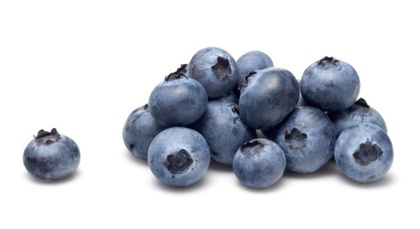
%> input picture frutas/arandanos.jpg, 420 x 229 px, shrunk from 696 x 380 before the run
$ octave main.m   (GNU Octave 9; MATLAB toolbox functions it lacks are replaced by stand-ins)
%> lines starting %> are read from the running program, lines starting %| are printed output that depends on the picture; in (x1, y1, x2, y2) boxes, pixels count from 0 and x2, y2 are one past the last pixel; in counts of white or black regions, pixels touching at a corner belong together; the program's own positions count from 1
### HLSconvVECTOR.m
%% La he hecho para que devuelva como salida el vector hh

function salida = HLSconvVECTOR(IN)
R = IN(:,:,1);

G = IN(:,:,2);

B = IN(:,:,3);

[filas, cols, canales]=size(IN);

Rnorm = normaliza(R);

Gnorm = normaliza(G);

Bnorm = normaliza(B);


for ind=1:filas

  for jnd=1:cols

   [h, l, s] = rgb2hls(Rnorm(ind, jnd), Gnorm(ind, jnd), Bnorm(ind, jnd)); %Completar la funcion rgb2hls

   H(ind, jnd) = h;

   L(ind, jnd) = l;

   S(ind, jnd) = s;

  endfor

endfor


H = round( H ); H( H == 360 ) = 0; H = H(:);

hh = zeros( 360, 1 );

for i = 0 : 359

 hh( i + 1 ) = sum( H == i );

end

salida = hh;

endfunction

### normaliza.m
function normal = normaliza(IN)

  normal = single( IN ) / 255;


end

### queFrutaEs.m
%%%%%%%%%%%%%%%%%%%%%%%%%%%%%%%%%%%%%%%%%%%%%%%%%%%%%%%%%%%%%%%%%%%%%%%%%%%%%%%%%%%%%%%%%%%%%%%%%%%%%%%%%%%%%%%%%%%%%%%%%%%%
%% Función para obtener qué tipo o tipos de fruta están presentes en una imagen                                           %%
%%                                                                                                                        %%
%% Entrada: hh=histograma de la imagen IN (con valores HLS), IN=imagen a tratar                                           %%
%% Salida: imprime por pantalla el tipo de fruta y sus características (color, longitud del perímetro, y tamaño del área) %%
%%%%%%%%%%%%%%%%%%%%%%%%%%%%%%%%%%%%%%%%%%%%%%%%%%%%%%%%%%%%%%%%%%%%%%%%%%%%%%%%%%%%%%%%%%%%%%%%%%%%%%%%%%%%%%%%%%%%%%%%%%%%

function queFrutaEs(hh,IN)

  % Inicializamos las variables para clasificar los píxeles del histograma
  pixelesParaFresa = 0;
  pixelesParaNaranja = 0;
  pixelesParaCereza = 0;
  pixelesParaPlatano = 0;
  pixelesParaSandia = 0;
  pixelesParaLima = 0;
  pixelesParaArandanos = 0;

  pixelesRojoClaro = 0;
  pixelesNaranjas = 0;
  pixelesAmarillos = 0;
  pixelesVerdes = 0;
  pixelesCyan = 0;
  pixelesAzulOscuro = 0;
  pixelesRosas = 0;
  pixelesRojoOscuro = 0;

  % Recorremos todos los píxeles del histograma y obtenemos su total (suma) ademas de clasificarlos
  suma = 0;
  for i = 0:359
    suma = suma + hh(i+1);   %Sumamos todos los pixeles a color

    if ((i >= 96) && (i <= 134)) || ((i >= 65) && (i <= 78))  %Ajustamos por un rango lo que consideramos una fruta concreta
      pixelesParaSandia = pixelesParaSandia + hh(i+1);        %Y sumamos los pixeles incluidos en este rango
    elseif (i >= 79) && (i <= 95)
      pixelesParaLima = pixelesParaLima + hh(i+1);
    elseif (i >= 0) && (i <= 15)
      pixelesParaFresa = pixelesParaFresa + hh(i+1);
    elseif (i >= 29) && (i <= 38)
      pixelesParaNaranja = pixelesParaNaranja + hh(i+1);
    elseif (i >= 39) && (i <= 64)
      pixelesParaPlatano = pixelesParaPlatano + hh(i+1);
    elseif (i >= 214) && (i <= 228)
      pixelesParaArandanos = pixelesParaArandanos + hh(i+1);
    elseif (i >= 345) && (i <= 357)
      pixelesParaCereza = pixelesParaCereza + hh(i+1);
    endif

    if (i >= 0) && (i <= 15)                        %Tambien estamos incluyendo un sumatorio para los colores según un rango
      pixelesRojoClaro = pixelesRojoClaro + hh(i+1);
    elseif (i >= 16) && (i <= 38)
      pixelesNaranjas = pixelesNaranjas + hh(i+1);
    elseif (i >= 39) && (i <= 65)
      pixelesAmarillos = pixelesAmarillos + hh(i+1);
    elseif (i >= 66) && (i <= 150)
      pixelesVerdes = pixelesVerdes + hh(i+1);
    elseif (i >= 151) && (i <= 210)
      pixelesCyan = pixelesCyan + hh(i+1);
    elseif (i >= 211) && (i <= 250)
      pixelesAzulOscuro = pixelesAzulOscuro + hh(i+1);
    elseif (i >= 251) && (i <= 330)
      pixelesRosas = pixelesRosas + hh(i+1);
    elseif (i >= 331) && (i <= 359)
      pixelesRojoOscuro = pixelesRojoOscuro + hh(i+1);
    endif

  endfor

  % Obtenemos el porcentaje de cada color para determinar el color o colores mas presentes
  porcentajeColorRojoClaro = (pixelesRojoClaro/suma)*100;
  porcentajeColorNaranja = (pixelesNaranjas/suma)*100;
  porcentajeColorAmarillo = (pixelesAmarillos/suma)*100;
  porcentajeColorVerde = (pixelesVerdes/suma)*100;
  porcentajeColorCyan = (pixelesCyan/suma)*100;
  porcentajeColorAzulOscuro = (pixelesAzulOscuro/suma)*100;
  porcentajeColorRosa = (pixelesRosas/suma)*100;
  porcentajeColorRojoOscuro = (pixelesRojoOscuro/suma)*100;
  colorFinal = 'Mezcla de frutas';
  %Se inicializa el color final en este flag, si no se clasifica el color, diremos que es una mezcla de frutas

  % Comprobamos los valores de los porcentajes de color y en función de ellos, asignamos un color ('Mezcla de frutas' en caso contrario)
  if ((porcentajeColorRojoClaro >= 40) && (porcentajeColorNaranja < 10)
    && (porcentajeColorAmarillo < 10) && (porcentajeColorVerde < 16) && (porcentajeColorCyan < 10)
    && (porcentajeColorAzulOscuro < 5) && (porcentajeColorRojoOscuro < 16) && (porcentajeColorRosa < 10))
    colorFinal = 'Rojo claro';    %Asignamos el color de la fruta segun los rangos
  elseif ((porcentajeColorRojoClaro < 5) && (porcentajeColorNaranja >= 60)
    && (porcentajeColorAmarillo < 17) && (porcentajeColorVerde < 23) && (porcentajeColorCyan < 5)
    && (porcentajeColorAzulOscuro < 5) && (porcentajeColorRojoOscuro < 5) && (porcentajeColorRosa < 5))
    colorFinal = 'Naranja';
  elseif ((porcentajeColorRojoClaro < 5) && (porcentajeColorNaranja < 40)
    && (porcentajeColorAmarillo >=52) && (porcentajeColorVerde < 5) && (porcentajeColorCyan < 5)
    && (porcentajeColorAzulOscuro < 5) && (porcentajeColorRojoOscuro < 5) && (porcentajeColorRosa < 5))
    colorFinal = 'Amarillo';
  elseif ((porcentajeColorRojoClaro < 5) && (porcentajeColorNaranja < 5)
    && (porcentajeColorAmarillo < 10) && (porcentajeColorVerde >= 40) && (porcentajeColorCyan < 5)
    && (porcentajeColorAzulOscuro < 5) && (porcentajeColorRojoOscuro < 5) && (porcentajeColorRosa < 5))
    colorFinal = 'Verde';
  elseif ((porcentajeColorRojoClaro < 5) && (porcentajeColorNaranja < 5)
    && (porcentajeColorAmarillo < 5) && (porcentajeColorVerde < 5) && (porcentajeColorCyan >= 60)
    && (porcentajeColorAzulOscuro < 5) && (porcentajeColorRojoOscuro < 5) && (porcentajeColorRosa < 5))
    colorFinal = 'Cyan';
  elseif ((porcentajeColorRojoClaro < 5) && (porcentajeColorNaranja < 5)
    && (porcentajeColorAmarillo < 5) && (porcentajeColorVerde < 5) && (porcentajeColorCyan < 5)
    && (porcentajeColorAzulOscuro >= 80) && (porcentajeColorRojoOscuro < 5) && (porcentajeColorRosa < 10))
    colorFinal = 'Azul oscuro';
  elseif ((porcentajeColorRojoClaro < 5) && (porcentajeColorNaranja < 5)
    && (porcentajeColorAmarillo < 5) && (porcentajeColorVerde < 5) && (porcentajeColorCyan < 5)
    && (porcentajeColorAzulOscuro < 5) && (porcentajeColorRojoOscuro < 5) && (porcentajeColorRosa >= 60))
    colorFinal = 'Rosa';
  elseif ((porcentajeColorRojoClaro < 10) && (porcentajeColorNaranja < 5)
    && (porcentajeColorAmarillo < 10) && (porcentajeColorVerde < 20) && (porcentajeColorCyan < 5)
    && (porcentajeColorAzulOscuro < 7) && (porcentajeColorRojoOscuro >= 50) && (porcentajeColorRosa < 17))
    colorFinal = 'Rojo oscuro';
  endif

  % Obtenemos el porcentaje de pixeles relevantes de cada fruta para determinar el tipo o tipos presentes
  porcentajeFresa = (pixelesParaFresa/suma)*100;
  porcentajeNaranja = (pixelesParaNaranja/suma)*100;
  porcentajeCereza = (pixelesParaCereza/suma)*100;
  porcentajePlatano = (pixelesParaPlatano/suma)*100;
  porcentajeSandia = (pixelesParaSandia/suma)*100;
  porcentajeLima = (pixelesParaLima/suma)*100;
  porcentajeArandanos = (pixelesParaArandanos/suma)*100;
  frutaFinal = '';

  % Comprobamos si el color determinado es el correspondiente a una mezcla de frutas o no
  if(strcmp(colorFinal,'Mezcla de frutas') == 0) % Si colorFinal NO es mezcla de frutas, comprobamos los porcentajes y asignamos un color
    if ((porcentajeFresa < 5) && (porcentajeNaranja < 5) && (porcentajeCereza < 5) && (porcentajePlatano < 5)
      && (porcentajeSandia < 5) && (porcentajeLima < 5) && (porcentajeArandanos >= 65))
      frutaFinal = 'Arandanos';
    elseif ((porcentajeFresa < 15) && (porcentajeNaranja < 5) && (porcentajeCereza >= 35) && (porcentajePlatano < 5)
      && (porcentajeSandia < 15) && (porcentajeLima < 7) && (porcentajeArandanos < 5))
      frutaFinal = 'Cereza';
    elseif ((porcentajeFresa >= 45) && (porcentajeNaranja < 7) && (porcentajeCereza < 10) && (porcentajePlatano < 5)
      && (porcentajeSandia < 15) && (porcentajeLima < 10) && (porcentajeArandanos < 5))
      frutaFinal = 'Fresas';
    elseif ((porcentajeFresa < 5) && (porcentajeNaranja < 5) && (porcentajeCereza < 5) && (porcentajePlatano < 5)
      && (porcentajeSandia < 20) && (porcentajeLima >= 75) && (porcentajeArandanos < 5))
      frutaFinal = 'Lima';
    elseif ((porcentajeFresa < 5) && (porcentajeNaranja >= 47) && (porcentajeCereza < 5) && (porcentajePlatano < 15)
      && (porcentajeSandia < 20) && (porcentajeLima < 10) && (porcentajeArandanos < 5))
      frutaFinal = 'Naranja';
    elseif ((porcentajeFresa < 5) && (porcentajeNaranja < 30) && (porcentajeCereza < 5) && (porcentajePlatano >= 50)
      && (porcentajeSandia < 5) && (porcentajeLima < 5) && (porcentajeArandanos < 5))
      frutaFinal = 'Platano';
    elseif ((porcentajeFresa < 5) && (porcentajeNaranja < 5) && (porcentajeCereza < 5) && (porcentajePlatano < 5)
      && (porcentajeSandia >= 45) && (porcentajeLima < 35) && (porcentajeArandanos < 5))
      frutaFinal = 'Sandia';
    endif
  else % Si es una mezcla de frutas, comprobamos qué tipos de fruta la conforman y los vamos concatenando para obtener la mezcla como string
    colorFinal = 'Mezcla de: ';
    if (porcentajeArandanos > 12)  %Comprobamos los porcentajes de cada fruta y fijamos los valores
      frutaFinal = 'Arandanos';
      colorFinal = strcat(colorFinal, ' Azul oscuro');
    endif
    if (porcentajeCereza > 12)
      if(strcmp(frutaFinal,'') == 1)
        frutaFinal = 'Cerezas';
        colorFinal = strcat(colorFinal, ' Rojo oscuro');
      else
        frutita = ', cerezas';   %Tenemos un if que comprueba si ya hemos añadido una fruta, a fin de imprimir una cadena formateada
        frutaFinal = strcat(frutaFinal, frutita);
        colorFinal = strcat(colorFinal, ', rojo oscuro');
      endif
    endif
    if (porcentajeFresa > 12)
      if(strcmp(frutaFinal,'') == 1)
        frutaFinal = 'Fresas';
        colorFinal = strcat(colorFinal, ' Rojo claro');
      else
        frutita = ', fresas';
        frutaFinal = strcat(frutaFinal, frutita);
        colorFinal = strcat(colorFinal, ', rojo claro');
      endif
    endif
    if (porcentajeLima > 15)
      if(strcmp(frutaFinal,'') == 1)
        frutaFinal = 'Lima';
        colorFinal = strcat(colorFinal, ' Verde lima');
      else
        frutita = ', lima';
        frutaFinal = strcat(frutaFinal, frutita);
        colorFinal = strcat(colorFinal, ', verde lima');
      endif
    endif
    if (porcentajeNaranja > 12)
      if(strcmp(frutaFinal,'') == 1)
        frutaFinal = 'Naranja';
        colorFinal = strcat(colorFinal, ' Naranja');
      else
        frutita = ', naranja';
        frutaFinal = strcat(frutaFinal, frutita);
        colorFinal = strcat(colorFinal, ', naranja');
      endif
    endif
    if (porcentajePlatano > 12)
      if(strcmp(frutaFinal,'') == 1)
        frutaFinal = 'Platano';
        colorFinal = strcat(colorFinal, ' Amarillo');
      else
        frutita = ', platano';
        frutaFinal = strcat(frutaFinal, frutita);
        colorFinal = strcat(colorFinal, ', amarillo');
      endif
    endif
    if (porcentajeSandia > 15)
      if(strcmp(frutaFinal,'') == 1)
        frutaFinal = 'Sandia';
        colorFinal = ' Verde oscuro';
      else
        frutita = ', sandia';
        frutaFinal = strcat(frutaFinal, frutita);
        colorFinal = strcat(colorFinal, ', verde oscuro');
      endif
    endif
  endif

  % Obtenemos la imagen en gris
  grayim = rgb2gray(IN);
  % Sacamos el histograma a gris de la imagen
  grayHisto = gHistogram(grayim,1);
  % Calculamos el umbral promedio para la binarizacion
  threshold = MVThreshold(grayHisto); %Tenemos en cuenta que es bimodal
  %Sacamos la imagen binarizada y el tamaño de la fruta, sacando los pixeles que son blancos
  [bwimage,tam] = Binarizacion(grayim, threshold);

  figure(1);
  subplot(2,2,1);
  imshow(IN);
  title('Imagen original de la fruta','fontsize',24);

  subplot(2,2,2);
  imshow(bwimage);
  title('Imagen binarizada','fontsize',24);

  %Creamos una imagen con bordes usando la mascara de Sobel
  bordergrayim = imBorder(bwimage);%%%%%%%%%%%%%%%%%%%%%%%%

  subplot(2,2,3);
  imshow(bordergrayim);
  title('Imagen con mascara de Sobel','fontsize',24);

  %Filtramos los bordes de la imagen para eliminar los grises impuros
  newImage = filtraGrises(bordergrayim,150);
  subplot(2,2,4);
  imshow(newImage);
  title('Imagen bordeada con filtro de gris','fontsize',24);

  perimetroFruta = calculaPerimetro(newImage);

  % Devolvemos por consola los valores obtenidos mediante la funcion
  plural = isequal(strfind(colorFinal,','),[]);
  %Si hay más de un color, será multifruta, entonces ajustamos la impresión
  if(plural == 0)
     fprintf('Los colores principales de las frutas en la imagen son: %s.\n', colorFinal);
     fprintf('Las frutas tienen un perimetro aproximado de %d pixeles.\n', perimetroFruta);
     fprintf('Las frutas tienen un area aproximada de %d pixeles.\n', tam);
  else
     fprintf('El color principal de la fruta en la imagen es: %s.\n', colorFinal);
     fprintf('La fruta tiene un perimetro de %d pixeles.\n', perimetroFruta);
     fprintf('La fruta tiene un area aproximada de %d pixeles.\n', tam);
  endif
  fprintf('La imagen contiene una fruta o frutas del tipo: %s.\n', frutaFinal);

endfunction

### rgb2gray.m
function gray = rgb2gray(image)
  image = single(image);
  gray = uint8( 0.299*image(:,:,1) + 0.587 * image(:,:,2) + 0.114 * image(:,:,3));
  % Multiplicar cada canal por los valores dados
endfunction

### gHistogram.m
function h = gHistogram(image,canal)
  h = zeros(256,1);

  [filas,cols,canales]=size(image);

  aux=image(:,:,canal);

  for i = 0:255
    h(i+1) = sum(aux(:) == i);
  endfor
endfunction

### MVThreshold.m
function [umbral, mu1, mu2] = MVThreshold(histo) %Umbral promedio para la binarizacion

% El algoritmo presupone que el histograma es Binodal

% Devuelve el umbral y la posici髇 de los m醲imos de

% los dos nodos principales.

SA = ACS(histo);

M = ACProm(histo);


umbral = fix(M(256)/SA(256));

last = 1;


 while (last != umbral)

  last = umbral;

  mu1 = M(umbral)/SA(umbral);

  mu2 = (M(256)-M(umbral))/(SA(256)-SA(umbral));

  umbral = fix((mu1 + mu2)/2);

 endwhile


endfunction

function M = ACProm(histo)

%

M = zeros(1,256);


% Suma acumulativa de M: posicion anterior por valor de histo mas valor anterior de M (pista i=2:256)

for i=2:256

 M(i) = (i-1)*histo(i) + M(i-1);

end

end

function sa= ACS(histo)

% Calcula la suma correlativa hasta del histograma

sa = zeros(1,256);

sa(1) = histo(1);


% Suma acumulativa desde 2 a 256 de histo

for i=2:256

 sa(i) = sa(i-1) + histo(i);

end

end

### Binarizacion.m
function [bwImage,tam] = Binarizacion(image, threshold)

[filas columnas] = size(image);

bwImage = zeros(filas, columnas);

acum = 0;

for i=1:filas

 for j=1:columnas

   %Hemos calculado un umbral y descartamos todo lo que quede por debajo
   %Los valores que estan por encima los ponemos en blanco
   if(image(i,j) < threshold)

   bwImage(i,j) = 255;
   acum = acum + 1;  %Contamos los pixeles por debajo del threshold

  endif

 endfor

endfor

tam = acum; %Obtenemos el tama駉 de la imagen binarizada

end

### imBorder.m
function out = imBorder(image);


%M醩caras de Sobel para la estimaci髇 del gradiente

SobelGx = [-1 -2 -1; 0 0 0; 1 2 1];

SobelGy = [-1 0 1; -2 0 2; -1 0 1];


Gx = imConvolve(image,SobelGx); %Calcular el gradiente horizontal

Gy = imConvolve(image,SobelGy); %Calcular el gradiente vertical


ModGradiente = sqrt(Gx.^2 + Gy.^2); %M骴ulo del gradiente

out = imRemap(ModGradiente); %Reajustar


endfunction

function out = imRemap(image)


maxval = max(max(image));

minval = min(min(image));


image = (image - minval)*255/(maxval-minval);

out = uint8(image);

endfunction
%Function imConvolve

% Image(n, m) imagen monocrom醫ica

% Mask(n, m) matriz con los valores de la m醩cara

% R(n,m)	- Imagen resultante


function R = imConvolve(imagen, mask)


imagen = single(imagen);

mask = single(mask);


[filas, cols] = size(imagen);

[fmask, colmask] = size(mask);


R = zeros(filas, cols, "single");


incrf = fix(fmask/2); % Redondea al entero mas cercano a cero

incrc = fix(colmask/2);


imax = filas - fmask+1;

jmax = cols - colmask+1;


for i=1:imax

 for j=1:jmax

   value = imagen(i:(i+fmask-1),j:(j+colmask-1)).*mask;

   R(i+incrf, j+incrc) = sum(sum(value));

 end

end

endfunction

### filtraGrises.m
function bwImage = filtraGrises(image, threshold)

[filas columnas] = size(image);

bwImage = zeros(filas, columnas);


for i=1:filas

 for j=1:columnas

   if(image(i,j) > threshold)

   bwImage(i,j) = 255;

   else
   bwImage(i,j) = 0;
endif


 endfor

endfor

end

### calculaPerimetro.m
function sumaBlanco = calculaPerimetro(image)
  histograma = gHistogram(image,1);

  sumaBlanco = 0;
  for i = 1:255
    sumaBlanco = sumaBlanco + histograma(i+1);
  endfor

endfunction

### main.m
clc;
clear all;

IN=imread('frutas/arandanos.jpg');
%> IN is the input picture: size 229x420x3 uint8; mean R, G, B 202.3, 205.7, 213.1
hh=HLSconvVECTOR(IN);
%> after the loop in HLSconvVECTOR, `for ind=1:filas`:
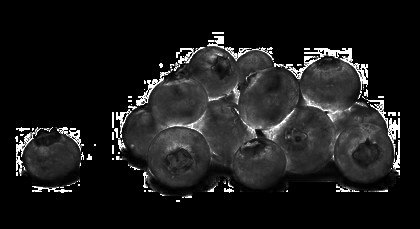
%> S: size 229x420 double; min 0, max 1, mean 0.106
%> after the loop in HLSconvVECTOR, `for i = 0 : 359`: hh = 360 values, max 5772 at index 221, min 0 at index 2, mean 103
%> in HLSconvVECTOR, `salida = hh;`: salida has the same summary as hh
queFrutaEs(hh,IN);
%> the loop in queFrutaEs, `for i = 0:359` made 360 passes
%> (suma, pixelesParaPlatano, pixelesAmarillos) on passes 40 to 47: (79, 0, 0), (253, 174, 174), (253, 174, 174), (253, 174, 174), (253, 174, 174), (253, 174, 174), (256, 177, 177), (256, 177, 177)
%> after the loop in queFrutaEs, `for i = 0:359`: pixelesAmarillos = 1431; pixelesAzulOscuro = 31517; pixelesCyan = 985; pixelesParaArandanos = 26170; pixelesParaCereza = 96; pixelesParaLima = 154; pixelesParaPlatano = 1431; pixelesParaSandia = 173; pixelesRojoOscuro = 116; pixelesRosas = 2456; pixelesVerdes = 493; suma = 37077
%> in queFrutaEs, `porcentajeColorRojoClaro = (pixelesRojoClaro/suma)*100;`: porcentajeColorRojoClaro = 0.129
%> in queFrutaEs, `porcentajeColorNaranja = (pixelesNaranjas/suma)*100;`: porcentajeColorNaranja = 0.0836
%> in queFrutaEs, `porcentajeColorAmarillo = (pixelesAmarillos/suma)*100;`: porcentajeColorAmarillo = 3.86
%> in queFrutaEs, `porcentajeColorVerde = (pixelesVerdes/suma)*100;`: porcentajeColorVerde = 1.33
%> in queFrutaEs, `porcentajeColorCyan = (pixelesCyan/suma)*100;`: porcentajeColorCyan = 2.66
%> in queFrutaEs, `porcentajeColorAzulOscuro = (pixelesAzulOscuro/suma)*100;`: porcentajeColorAzulOscuro = 85
%> in queFrutaEs, `porcentajeColorRosa = (pixelesRosas/suma)*100;`: porcentajeColorRosa = 6.62
%> in queFrutaEs, `porcentajeColorRojoOscuro = (pixelesRojoOscuro/suma)*100;`: porcentajeColorRojoOscuro = 0.313
%> in queFrutaEs, `porcentajeFresa = (pixelesParaFresa/suma)*100;`: porcentajeFresa = 0.129
%> in queFrutaEs, `porcentajeNaranja = (pixelesParaNaranja/suma)*100;`: porcentajeNaranja = 0.0459
%> in queFrutaEs, `porcentajeCereza = (pixelesParaCereza/suma)*100;`: porcentajeCereza = 0.259
%> in queFrutaEs, `porcentajePlatano = (pixelesParaPlatano/suma)*100;`: porcentajePlatano = 3.86
%> in queFrutaEs, `porcentajeSandia = (pixelesParaSandia/suma)*100;`: porcentajeSandia = 0.467
%> in queFrutaEs, `porcentajeLima = (pixelesParaLima/suma)*100;`: porcentajeLima = 0.415
%> in queFrutaEs, `porcentajeArandanos = (pixelesParaArandanos/suma)*100;`: porcentajeArandanos = 70.58
%> after the loop in gHistogram, `for i = 0:255`: h = 256 values, max 58852 at index 256, min 0 at index 1, mean 375.7
%> in queFrutaEs, `grayHisto = gHistogram(grayim,1);`: grayHisto has the same summary as h in gHistogram
%> after the loop in ACS, `for i=2:256`: sa = 256 values from 0 to 96180
%> after the loop in ACProm, `for i=2:256`: M = 256 values from 0 to 19767561
%> in MVThreshold, `umbral = fix(M(256)/SA(256));`: umbral = 205
%> the loop in MVThreshold, `while (last != umbral)` made 4 passes
%> (last, mu1, mu2, umbral) on passes 1 to 4: (205, 106.9, 254, 180), (180, 101.1, 252, 176), (176, 99.83, 251.5, 175), (175, 99.53, 251.4, 175)
%> in queFrutaEs, `threshold = MVThreshold(grayHisto);`: threshold = 175
%> after the loop in Binarizacion, `for i=1:filas`:
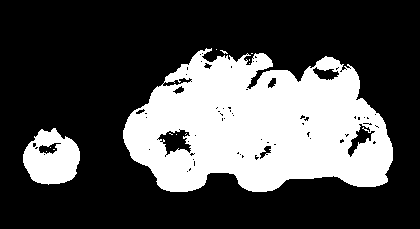
%> bwImage: size 229x420 double; 30.2% white; 13 white regions (11 under 20 px), largest, box (x1, y1, x2, y2) and area: (123, 48, 393, 192) 26759, (23, 128, 80, 185) 2256
%> after the loop in Binarizacion, `for i=1:filas`: acum = 29046
%> in imRemap, `maxval = max(max(image));`: maxval = 1140.4
%> in imRemap, `minval = min(min(image));`: minval = 0
%> in calculaPerimetro, `histograma = gHistogram(image,1);`: histograma = 256 values, max 92832 at index 1, min 0 at index 2, mean 375.7
%> after the loop in calculaPerimetro, `for i = 1:255`: sumaBlanco = 3348
%| La fruta tiene un perimetro de 3348 pixeles.
%| La fruta tiene un area aproximada de 29046 pixeles.

IN1=imread('frutas/cerezas.jpg');
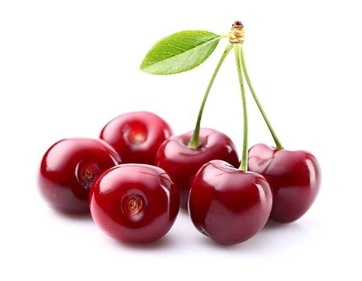
%> input picture frutas/cerezas.jpg, 362 x 281 px, shrunk from 600 x 466 before the run
%> IN1 is the input picture: size 281x362x3 uint8; mean R, G, B 224.2, 201.9, 201.2
hh1=HLSconvVECTOR(IN1);
%> after the loop in HLSconvVECTOR (call 2), `for ind=1:filas`:
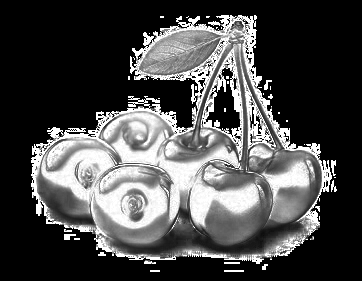
%> S: size 281x362 double; min 0, max 1, mean 0.292
%> after the loop in HLSconvVECTOR (call 2), `for i = 0 : 359`: hh = 360 values, max 2572 at index 61, min 0 at index 89, mean 124
%> in HLSconvVECTOR (call 2), `salida = hh;`: salida has the same summary as hh
%> hh1 has the same summary as hh in HLSconvVECTOR
queFrutaEs(hh1,IN1);
%> the loop in queFrutaEs (call 2), `for i = 0:359` made 360 passes
%> (suma, pixelesParaPlatano, pixelesAmarillos) on passes 40 to 47: (2258, 13, 13), (2390, 145, 145), (2405, 160, 160), (2429, 184, 184), (2448, 203, 203), (2466, 221, 221), (2491, 246, 246), (2521, 276, 276)
%> the loop in MVThreshold (call 2), `while (last != umbral)` made 5 passes
%> (last, mu1, mu2, umbral) on passes 1 to 5: (208, 98.14, 252.3, 175), (175, 81.2, 248.8, 165), (165, 76.34, 247.5, 161), (161, 74.6, 247, 160), (160, 74.17, 246.9, 160)
%> call 4 of imConvolve, with mask = [-1 0 1; -2 0 2; -1 0 1]
%> after the loop in imConvolve (call 4), `for i=1:imax`:
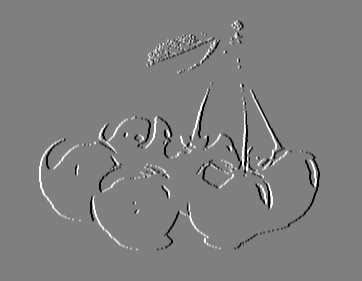
%> R: size 281x362 single; min -1020, max 1020, mean 0; mean of the top-left, top-right, bottom-left and bottom-right quarters 1.2, -1.2, 4.8, -4.8; drawn with min black and max white
%> call 2 of filtraGrises, with threshold = 150
%> after the loop in filtraGrises (call 2), `for i=1:filas`:
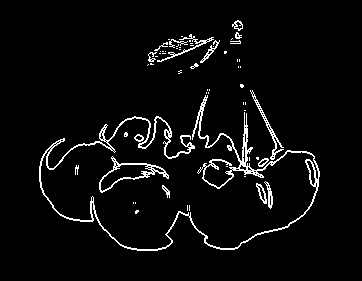
%> bwImage: size 281x362 double; 4.4% white in thin lines or dots, all inside (x1, y1, x2, y2) = (39, 20, 320, 251)
%| La fruta tiene un perimetro de 4490 pixeles.
%| La fruta tiene un area aproximada de 22626 pixeles.

IN11=imread('frutas/cerezas2.jpg');
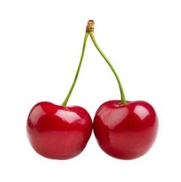
%> input picture frutas/cerezas2.jpg, 181 x 182 px, shrunk from 300 x 301 before the run
hh11=HLSconvVECTOR(IN11);
%> (the run ends here)
